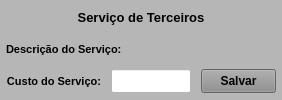
           <widget class="QWidget" name="widget_Terceiros" native="true">
            <property name="minimumSize">
             <size>
              <width>0</width>
              <height>0</height>
             </size>
            </property>
            <property name="maximumSize">
             <size>
              <width>16777215</width>
              <height>110</height>
             </size>
            </property>
            <property name="styleSheet">
             <string notr="true">background-color: rgb(182, 182, 182);</string>
            </property>
            <layout class="QVBoxLayout" name="verticalLayout_7">
             <property name="spacing">
              <number>1</number>
             </property>
             <property name="leftMargin">
              <number>1</number>
             </property>
             <property name="topMargin">
              <number>1</number>
             </property>
             <property name="rightMargin">
              <number>1</number>
             </property>
             <property name="bottomMargin">
              <number>3</number>
             </property>
             <item>
              <widget class="QWidget" name="widget_33" native="true">
               <property name="minimumSize">
                <size>
                 <width>0</width>
                 <height>0</height>
                </size>
               </property>
               <property name="maximumSize">
                <size>
                 <width>16777215</width>
                 <height>30</height>
                </size>
               </property>
               <layout class="QHBoxLayout" name="horizontalLayout_16" stretch="0">
                <property name="spacing">
                 <number>0</number>
                </property>
                <property name="leftMargin">
                 <number>0</number>
                </property>
                <property name="topMargin">
                 <number>0</number>
                </property>
                <property name="rightMargin">
                 <number>0</number>
                </property>
                <property name="bottomMargin">
                 <number>0</number>
                </property>
                <item>
                 <widget class="QLabel" name="label_70">
                  <property name="maximumSize">
                   <size>
                    <width>16777215</width>
                    <height>16777215</height>
                   </size>
                  </property>
                  <property name="font">
                   <font>
                    <pointsize>10</pointsize>
                    <weight>75</weight>
                    <bold>true</bold>
                   </font>
                  </property>
                  <property name="text">
                   <string>Serviço de Terceiros</string>
                  </property>
                  <property name="alignment">
                   <set>Qt::AlignCenter</set>
                  </property>
                 </widget>
                </item>
               </layout>
              </widget>
             </item>
             <item>
              <widget class="QWidget" name="widget_34" native="true">
               <property name="minimumSize">
                <size>
                 <width>0</width>
                 <height>0</height>
                </size>
               </property>
               <property name="maximumSize">
                <size>
                 <width>16777215</width>
                 <height>30</height>
                </size>
               </property>
               <layout class="QHBoxLayout" name="horizontalLayout_19">
                <property name="spacing">
                 <number>5</number>
                </property>
                <property name="leftMargin">
                 <number>5</number>
                </property>
                <property name="topMargin">
                 <number>3</number>
                </property>
                <property name="rightMargin">
                 <number>5</number>
                </property>
                <property name="bottomMargin">
                 <number>3</number>
                </property>
                <item>
                 <widget class="QLabel" name="label_71">
                  <property name="minimumSize">
                   <size>
                    <width>0</width>
                    <height>0</height>
                   </size>
                  </property>
                  <property name="maximumSize">
                   <size>
                    <width>130</width>
                    <height>16777215</height>
                   </size>
                  </property>
                  <property name="font">
                   <font>
                    <pointsize>8</pointsize>
                    <weight>75</weight>
                    <bold>true</bold>
                   </font>
                  </property>
                  <property name="text">
                   <string>Descrição do Serviço:</string>
                  </property>
                  <property name="alignment">
                   <set>Qt::AlignLeading|Qt::AlignLeft|Qt::AlignVCenter</set>
                  </property>
                 </widget>
                </item>
                <item>
                 <widget class="QLabel" name="label_Descricao_Servico">
                  <property name="font">
                   <font>
                    <pointsize>8</pointsize>
                    <weight>75</weight>
                    <bold>true</bold>
                   </font>
                  </property>
                  <property name="text">
                   <string/>
                  </property>
                  <property name="alignment">
                   <set>Qt::AlignRight|Qt::AlignTrailing|Qt::AlignVCenter</set>
                  </property>
                 </widget>
                </item>
               </layout>
              </widget>
             </item>
             <item>
              <widget class="QWidget" name="widget_Total_Servico" native="true">
               <property name="minimumSize">
                <size>
                 <width>0</width>
                 <height>0</height>
                </size>
               </property>
               <property name="maximumSize">
                <size>
                 <width>16777215</width>
                 <height>30</height>
                </size>
               </property>
               <property name="styleSheet">
                <string notr="true"/>
               </property>
               <layout class="QHBoxLayout" name="horizontalLayout_20">
                <property name="spacing">
                 <number>10</number>
                </property>
                <property name="leftMargin">
                 <number>5</number>
                </property>
                <property name="topMargin">
                 <number>3</number>
                </property>
                <property name="rightMargin">
                 <number>5</number>
                </property>
                <property name="bottomMargin">
                 <number>3</number>
                </property>
                <item>
                 <widget class="QLabel" name="label_72">
                  <property name="minimumSize">
                   <size>
                    <width>0</width>
                    <height>0</height>
                   </size>
                  </property>
                  <property name="maximumSize">
                   <size>
                    <width>16777215</width>
                    <height>16777215</height>
                   </size>
                  </property>
                  <property name="font">
                   <font>
                    <pointsize>8</pointsize>
                    <weight>75</weight>
                    <bold>true</bold>
                   </font>
                  </property>
                  <property name="text">
                   <string>Custo do Serviço:</string>
                  </property>
                  <property name="alignment">
                   <set>Qt::AlignRight|Qt::AlignTrailing|Qt::AlignVCenter</set>
                  </property>
                 </widget>
                </item>
                <item>
                 <widget class="QLineEdit" name="line_Valor_Servico">
                  <property name="sizePolicy">
                   <sizepolicy hsizetype="Preferred" vsizetype="Preferred">
                    <horstretch>0</horstretch>
                    <verstretch>0</verstretch>
                   </sizepolicy>
                  </property>
                  <property name="minimumSize">
                   <size>
                    <width>0</width>
                    <height>0</height>
                   </size>
                  </property>
                  <property name="maximumSize">
                   <size>
                    <width>80</width>
                    <height>16777215</height>
                   </size>
                  </property>
                  <property name="font">
                   <font>
                    <pointsize>8</pointsize>
                   </font>
                  </property>
                  <property name="styleSheet">
                   <string notr="true">background-color: rgb(255, 255, 255);</string>
                  </property>
                  <property name="alignment">
                   <set>Qt::AlignCenter</set>
                  </property>
                  <property name="placeholderText">
                   <string/>
                  </property>
                 </widget>
                </item>
                <item>
                 <widget class="QPushButton" name="btn_Salvar">
                  <property name="sizePolicy">
                   <sizepolicy hsizetype="Preferred" vsizetype="Preferred">
                    <horstretch>0</horstretch>
                    <verstretch>0</verstretch>
                   </sizepolicy>
                  </property>
                  <property name="maximumSize">
                   <size>
                    <width>75</width>
                    <height>16777215</height>
                   </size>
                  </property>
                  <property name="font">
                   <font>
                    <pointsize>9</pointsize>
                    <weight>75</weight>
                    <bold>true</bold>
                   </font>
                  </property>
                  <property name="cursor">
                   <cursorShape>PointingHandCursor</cursorShape>
                  </property>
                  <property name="layoutDirection">
                   <enum>Qt::LeftToRight</enum>
                  </property>
                  <property name="autoFillBackground">
                   <bool>false</bool>
                  </property>
                  <property name="styleSheet">
                   <string notr="true">background-color: rgb(141, 141, 141);</string>
                  </property>
                  <property name="text">
                   <string>Salvar</string>
                  </property>
                  <property name="checkable">
                   <bool>false</bool>
                  </property>
                  <property name="autoDefault">
                   <bool>false</bool>
                  </property>
                  <property name="default">
                   <bool>false</bool>
                  </property>
                  <property name="flat">
                   <bool>false</bool>
                  </property>
                 </widget>
                </item>
               </layout>
              </widget>
             </item>
            </layout>
           </widget>
